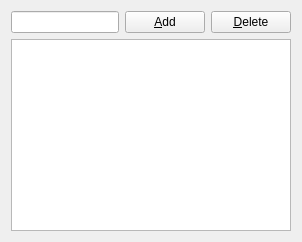
         <widget class="QWidget" name="tx_macros_tab">
          <attribute name="title">
           <string>Tx &amp;Macros</string>
          </attribute>
          <attribute name="toolTip">
           <string>Canned free text messages setup</string>
          </attribute>
          <layout class="QGridLayout" name="gridLayout">
           <item row="0" column="1">
            <widget class="QPushButton" name="add_macro_push_button">
             <property name="text">
              <string>&amp;Add</string>
             </property>
            </widget>
           </item>
           <item row="0" column="0">
            <widget class="QLineEdit" name="add_macro_line_edit"/>
           </item>
           <item row="0" column="2">
            <widget class="QPushButton" name="delete_macro_push_button">
             <property name="text">
              <string>&amp;Delete</string>
             </property>
            </widget>
           </item>
           <item row="1" column="0" colspan="3">
            <widget class="QListView" name="macros_list_view">
             <property name="contextMenuPolicy">
              <enum>Qt::ActionsContextMenu</enum>
             </property>
             <property name="toolTip">
              <string>Drag and drop items to rearrange order
Right click for item specific actions
Click, SHIFT+Click and, CRTL+Click to select items</string>
             </property>
             <property name="styleSheet">
              <string notr="true">QListView {
    show-decoration-selected: 1; /* make the selection span the entire width of the view */
}

// QListView::item:alternate {
//     background: #EEEEEE;
// }

QListView::item:selected {
    border: 1px solid #6a6ea9;
}

QListView::item:selected:!active {
    background: qlineargradient(x1: 0, y1: 0, x2: 0, y2: 1,
                                stop: 0 #ABAFE5, stop: 1 #8588B2);
}

QListView::item:selected:active {
    background: qlineargradient(x1: 0, y1: 0, x2: 0, y2: 1,
                                stop: 0 #6a6ea9, stop: 1 #888dd9);
}

QListView::item:hover {
    background: qlineargradient(x1: 0, y1: 0, x2: 0, y2: 1,
                                stop: 0 #FAFBFE, stop: 1 #DCDEF1);
}</string>
             </property>
             <property name="dragDropMode">
              <enum>QAbstractItemView::InternalMove</enum>
             </property>
             <property name="defaultDropAction">
              <enum>Qt::MoveAction</enum>
             </property>
             <property name="alternatingRowColors">
              <bool>true</bool>
             </property>
             <property name="selectionMode">
              <enum>QAbstractItemView::ExtendedSelection</enum>
             </property>
             <property name="uniformItemSizes">
              <bool>true</bool>
             </property>
            </widget>
           </item>
          </layout>
         </widget>
